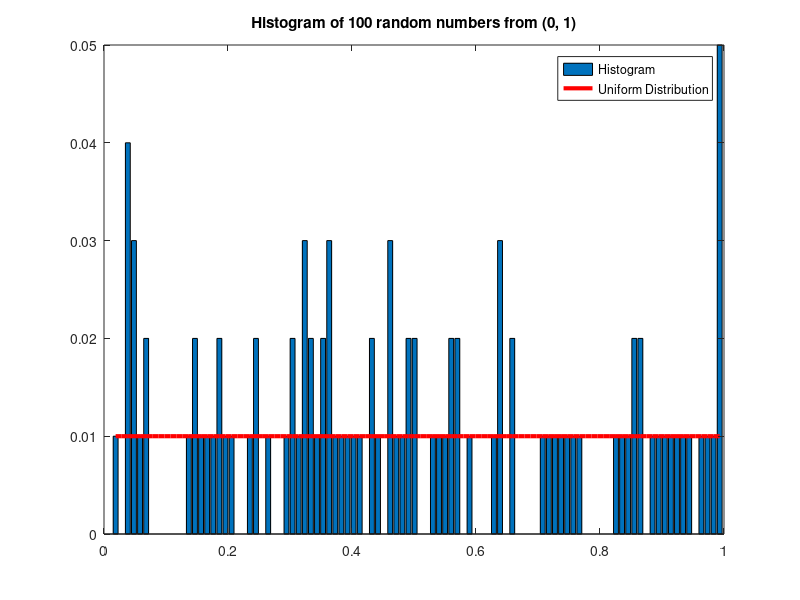
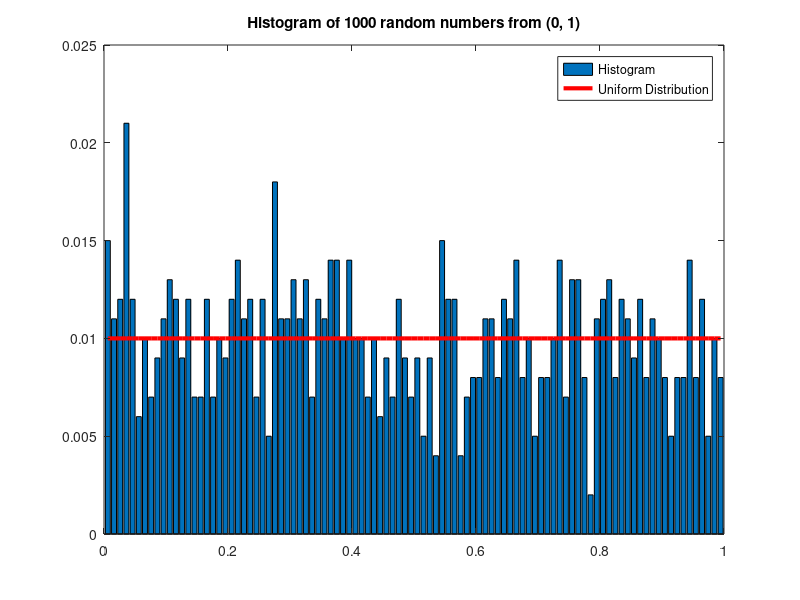
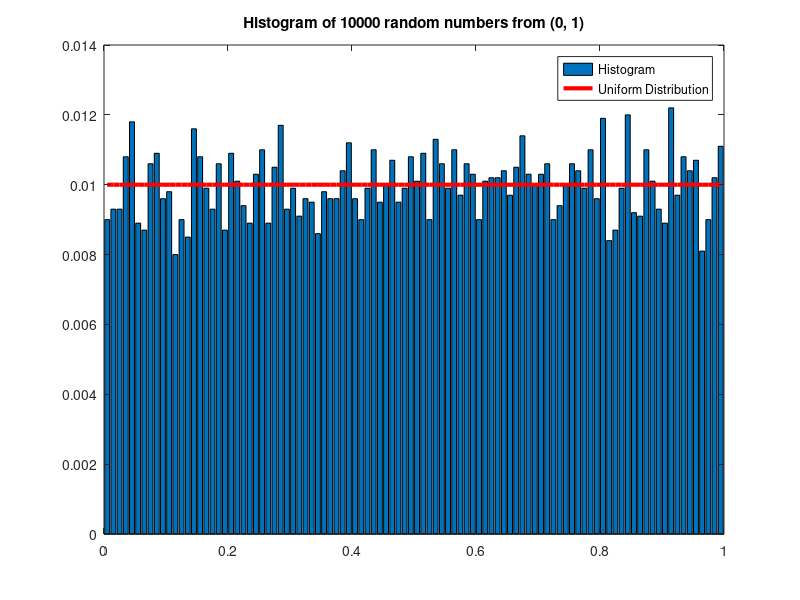
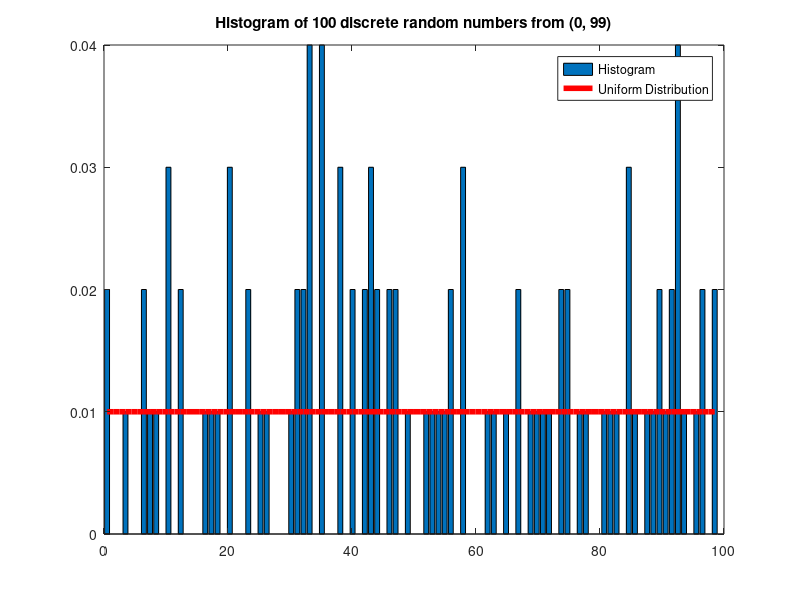

These charts were generated, in order, by the following MATLAB code:
%close all;clear all;clc;
%generate large sequence of random numbers
%random_sequence=5*rand(1000);%produce a 1000 sequence of random between 0 and 5
%random_value_mean=mean(mean(random_sequence))%get the mean of this 1000 sequence
%var=(std2(random_sequence))^2
%%
%i)
%part 1
% part 1
close all;clear all;clc;
fprintf('This is Part 1: \n');
u = ones(100, 1) / 100; % produce uniform distribution curve 
for count = 2:4 % test 100, 1000, 10000 random numbers sequence     
    fprintf('Sequence of %d random numbers from (0, 1).\n', 10^count);     
    rands = rand(10^count, 1); % generate random numbers sequence     
    fprintf('Mean: %f. Variance: %f.\n', mean(rands), std2(rands)^2);%calculate mean and variance     
    figure;  %will plot 3 figures and don't need to set figure one-by-one 
    [nelements, centers] = hist(rands,100); % generate histogram     
    bar(centers, nelements / 10^count); %this is to generate kind of expression
    hold on % plot histogram     
    plot(centers, u, 'r','LineWidth',3); 
    hold off % plot uniform distribution curve     
    title(['Histogram of ', num2str(10^count), ' random numbers from (0, 1)']);     
    legend('Histogram', 'Uniform Distribution'); 
end
%%
%ii)part 2.1
%test 1000 random numbers sequence's COV
clear all;close all;clc;
M=1000
u = ones(100, 1) / 100; % produce uniform distribution curve 
count = 3; % test 1000 random numbers sequence     
fprintf('Sequence of %d random numbers from (0, 1).\n', 10^count);     
    rands = rand(10^count,1); % generate random numbers sequence  
    CovMatrix=cov(rands);
    fprintf('COV: %f. \n',CovMatrix);%calculate COV 
    MeanArray = mean(rands);  
    MeanMatrix = ones(M, 1)*MeanArray;  
%for one column is equal to the minus
OriginSubMean = rands-MeanMatrix;  
% calculate the specific matrix  
if M == 1000
    CovMatrixComputed = OriginSubMean' * OriginSubMean / M;  
else  
    CovMatrixComputed = OriginSubMean' * OriginSubMean / ( M-1 );  
end 
%%
%part 2.2
%test 10000 random numbers sequence's COV
clear all;close all;clc;
M=10000
u = ones(100, 1) / 100; % produce uniform distribution curve 
count = 4; % test 1000 random numbers sequence     
fprintf('Sequence of %d random numbers from (0, 1).\n', 10^count);     
    rands = rand(10^count,1); % generate random numbers sequence  
    CovMatrix=cov(rands);
    fprintf('COV: %f. \n',CovMatrix);%calculate COV 
    MeanArray = mean(rands);  
    MeanMatrix = ones(M, 1)*MeanArray;  
%for one column is equal to the minus
OriginSubMean = rands-MeanMatrix;  
% calculate the specific matrix  
if M == 10000
    CovMatrixComputed = OriginSubMean' * OriginSubMean / M;  
else  
    CovMatrixComputed = OriginSubMean' * OriginSubMean / ( M-1 );  
end
%%
%iii)part 3 uniform distribution
clear all;close all;clc;
fprintf('\nPart 3: \n');
u = ones(100, 1) / 100; % produce uniform distribution curve 
for count = 2:4 % test 100, 1000, 10000 random numbers sequence      
fprintf('Random number (0, 99) from sequence of %d random numbers.\n',10^count);
rands = rand(10^count, 1); % generate random numbers sequence     
zero_new = zeros(10^count, 1); % mapping from rands     
for i = 1:99
        zero_new = zero_new + (rands >= (i/100));     
end
fprintf('Mean: %f. Variance: %f.\n', mean(zero_new), var(zero_new));
figure; % plot the histogram and uniform distribution curve     
[nelements, centers] = hist(zero_new, 100); % generate histogram     
bar(centers, nelements / 10^count); 
hold on % plot histogram     
plot(centers, u, 'r','LineWidth',4); 
hold off % plot uniform distribution curve     
title(['Histogram of ', num2str(10^count),' discrete random numbers from (0, 99)']);     
legend('Histogram', 'Uniform Distribution'); 
end






